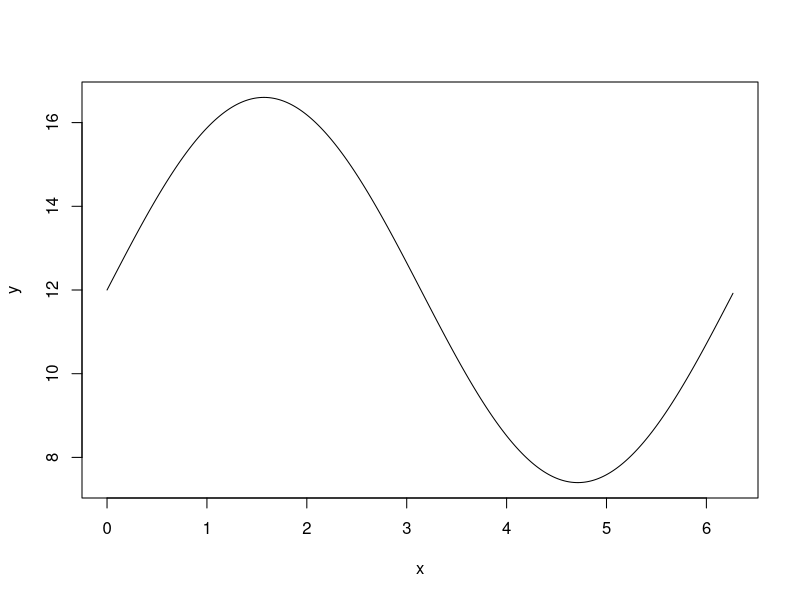
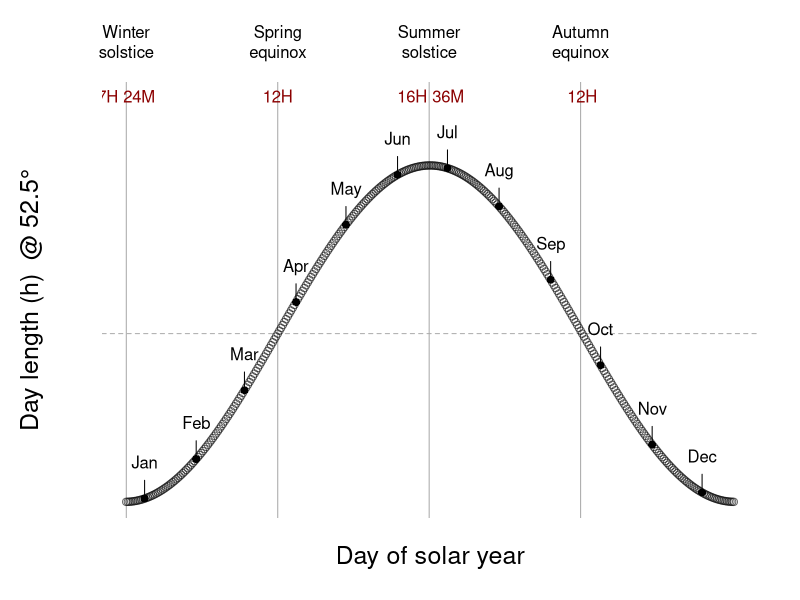

Recreate these plots in R, in order. (Note: this script raises an error after producing the figures.)
## ---- chunk 1
knitr::opts_chunk$set(echo = TRUE)
## ---- chunk 2
d2r <- function(x){x / 180 * pi}

r2d <- function(x){x * 180 / pi}
## ---- chunk 3
max_day_length <- function(latitude, radius = 5, verbose = T){
  axial_tilt <- 23.5
  theta1 <- 90 - latitude
  radius_at_latitude <- radius * sin(d2r(theta1))
  adj <- sqrt(radius^2 - radius_at_latitude^2)
  opp2 <- adj * tan(d2r(axial_tilt))
  if(opp2 > radius_at_latitude){
    theta2 <- 90
  } else {
    theta2 <- r2d(asin(opp2 / radius_at_latitude))
  }
  
  S_arc <- 180 + (2 * theta2)
  D_arc <- 360 - S_arc
  
  S_dur <- S_arc / 360 * 24
  D_dur <- 24 - S_dur
  
  if(verbose){
    print(paste0("Max day length: ", round(S_dur, 1)))
    print(paste0("Min night length: ", round(D_dur, 1)))
  } else {
    S_dur
  }
}
## ---- chunk 4
my_lat <- 52.5
max_day <- max_day_length(my_lat, 5, verbose = F)
min_day <- 24 - max_day
max_day_length(my_lat, verbose = T)
## ---- chunk 5
inRange <- function(x, value = 0.5){
  # quickly find proportions of a vector, useful for plotting!
  # excludes NAs
  stopifnot(is.numeric(x) | lubridate::is.Date(x))
  if(lubridate::is.Date(x)){
    was.Date <- T
    x <- as.numeric(x)
  } else {
    was.Date <- F
  }
  out <- sapply(value, function(v){min(x, na.rm = T) + 
      ((max(x, na.rm = T) - min(x, na.rm = T)) * v)})
  if(was.Date){
    as.Date(out, origin = "1970-01-01")
  } else {
    out
  }
}
## ---- chunk 6
x <- seq(0, 2 * pi, length.out = 367)[1:366]
y <- sin(x)
y = (y + 1) / 2 # so that range [0, 1]
y <- inRange(c(min_day, max_day), y)
plot(x, y, type = "l")
## ---- chunk 7
dh2hm <- function(x){
  y <- round(x, 2) %>% str_split("\\.") %>% unlist() %>% as.numeric()
  if(length(y) > 1){
    y[2] <- round(y[2] / 10 ^ nchar(y[2])  * 60, 0)
    paste0(y[1], "H ", y[2], "M")
  } else {
    paste0(y[1], "H")
  }
}

mar <- function(s = 5.1, w = 4.1, n = 4.1, e = 2.1){
  par(mar = c(s, w, n, e))
}

internal_axis_ticks <- function(draw.axes = 1:4, number.axes = 1:2, ...){
  for(n in draw.axes){
    axis(n, tck = 0.01, labels = NA, ...)
  }
  for(n in number.axes){
    axis(n, lwd = 0, line = -0.5, las = 1, ...)
  }
  box(lwd = 1.5)
}


library(dplyr)
library(stringr)
## ---- chunk 8
winter_solstice <- which.min(y)
y <- y[c((winter_solstice + 1):366, 1:winter_solstice)]
par(pty = "m")
mar(w = 5.1, s = 4.1)
plot(x, y, type = "n", ylim = inRange(c(min_day, max_day), c(0, 1.2)), 
     las = 1, axes = F, xlab = "", 
     ylab = paste0("Day length (h)  @ ", my_lat, "\u00b0"), cex.lab = 1.5)
abline(h = 12, col = "darkgrey", lty = 2)
abline(v = x[c(1, 92, 366 * 0.5, 366 * 0.75)], col = "darkgrey")
mtext(3, 1, at = x[1], text = "Winter\nsolstice")
mtext(3, 1, at = x[92], text = "Spring\nequinox")
mtext(3, 1, at = x[round(366 * 0.5, 0)], text = "Summer\nsolstice")
mtext(3, 1, at = x[round(366 * 0.75)], text = "Autumn\nequinox")
text(x[round(inRange(c(1, 366), c(0, 0.25, 0.5, 0.75)), 0)], 18.5, 
     labels = sapply(y[round(inRange(c(1, 366), c(0, 0.25, 0.5, 0.75)), 0)], dh2hm), 
     col = "darkred")
points(x, y, col = "#00000099")

year_dates <- data.frame(ymd = seq(as.Date("2023-12-21"), as.Date("2024-12-20"), 
                                   by = 1))
year_dates$doy <- year_dates$ymd %>% str_split("-") %>% sapply("[[", 3)
month_starts <- which(year_dates$doy == "01")
months <- c("Jan\n", "Feb\n", "Mar\n", "Apr\n", "May\n", "Jun\n", "Jul\n", 
            "Aug\n", "Sep\n", "Oct\n", "Nov\n", "Dec\n")
points(x[month_starts], y[month_starts], pch = 16)
arrows(x[month_starts], y[month_starts], x[month_starts], y[month_starts] + 0.5, 
       length = 0)
text(x[month_starts], y[month_starts], months, pos = 3)
mtext(1, 1.5, at = inRange(x, 0.5), text = "Day of solar year", cex = 1.5)
today <- which(year_dates$ymd == Sys.Date())
points(x[today], y[today], pch = 16, col = "darkred")
text(x[today], y[today], paste0("Today: ", dh2hm(y[today])), 
     pos = ifelse(today > 366/2, 2, 4), col = "darkred")
internal_axis_ticks(2, 2)
box()
